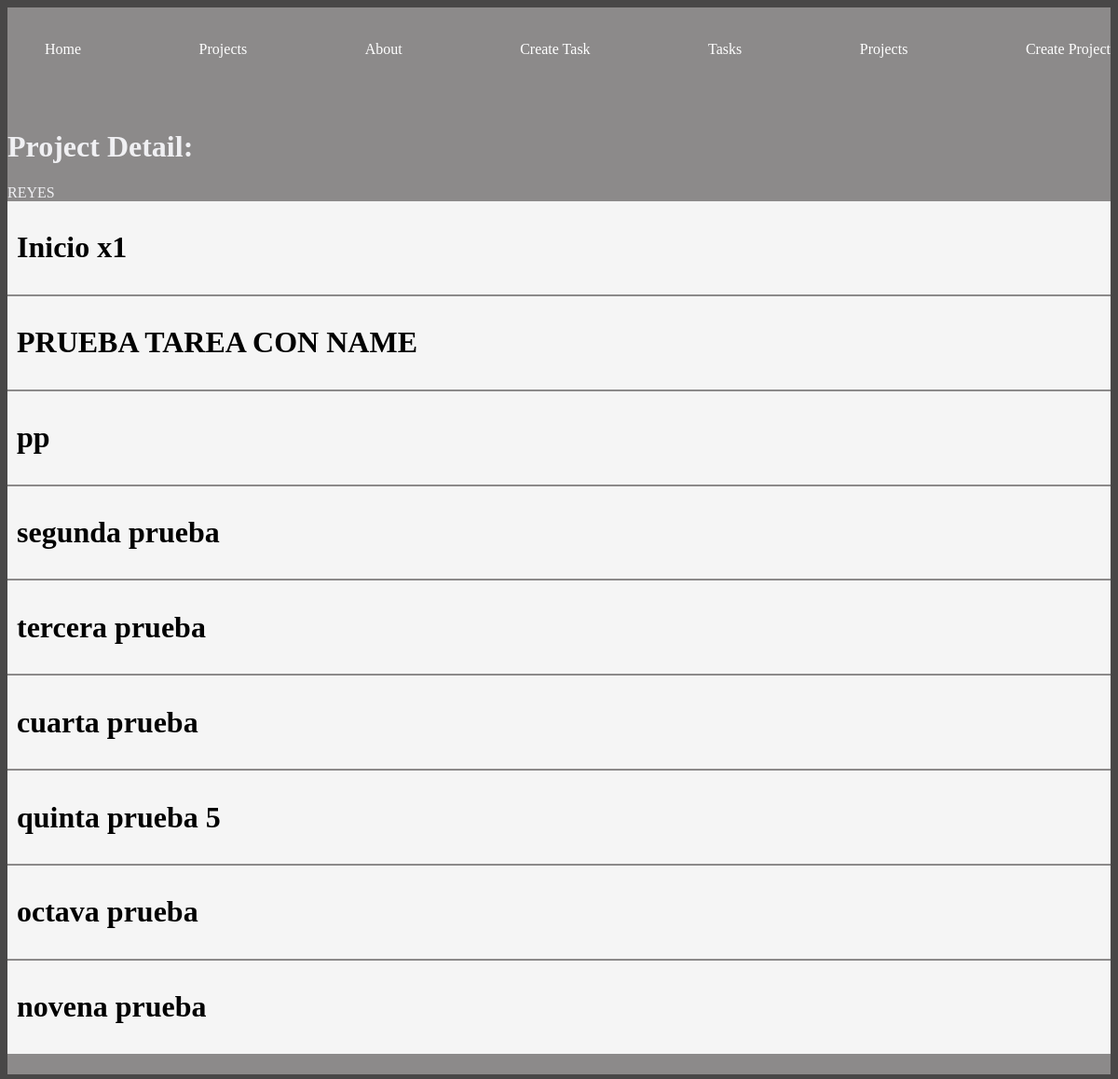
The app's page /project_detail/2 with its own data.
### myapp/models.py (models this page shows, shortened)
class Project(models.Model):
    name = models.CharField(max_length=200)
    def __str__(self):
        return self.name

class Task(models.Model):
    title = models.CharField(max_length=200)
    description = models.TextField()
    project = models.ForeignKey(Project, on_delete=models.CASCADE)
    done = models.BooleanField(default=False)

### myapp/views.py (the view)
# urls.py: path('project_detail/<int:id>', views.project_detail),
def project_detail(request,id):
    project = get_object_or_404(Project, id=id)
    tasks = Task.objects.filter(project_id=id)
    return render(request, 'projects/detail.html', {
        'project': project,
        'tasks': tasks
    })

### myapp/templates/projects/detail.html
{% extends 'layouts/base.html'%}
{% block content %}
<h1>Project Detail: </h1>
{{ project }}
{% for task in tasks %}
    <div class="card">
        <h1>{{task.title}}</h1>
    </div>
{% endfor %}
{%endblock%}

### myapp/static/styles/main.css (style rules this page uses)
body { background: #484747; color: rgb(240, 240, 243); }
.card { background: whitesmoke; color: black; padding: 10px; margin-bottom: 2px; }

### records on screen
Project: name "REYES"
Task: title "Inicio x1"
Task: title "PRUEBA TAREA CON NAME"
Task: title "pp"
Task: title "segunda prueba"
Task: title "tercera prueba"
Task: title "cuarta prueba"
Task: title "quinta prueba 5"
Task: title "octava prueba"
Task: title "novena prueba"
